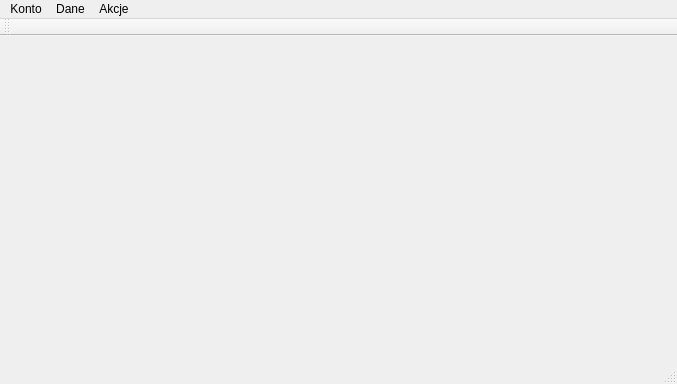
<?xml version="1.0" encoding="UTF-8"?>
<ui version="4.0">
 <class>MainWindow</class>
 <widget class="QMainWindow" name="MainWindow">
  <property name="geometry">
   <rect>
    <x>0</x>
    <y>0</y>
    <width>677</width>
    <height>384</height>
   </rect>
  </property>
  <property name="windowTitle">
   <string>Biblioteka</string>
  </property>
  <widget class="QWidget" name="centralWidget"/>
  <widget class="QMenuBar" name="menuBar">
   <property name="geometry">
    <rect>
     <x>0</x>
     <y>0</y>
     <width>677</width>
     <height>21</height>
    </rect>
   </property>
   <widget class="QMenu" name="menuKonto">
    <property name="title">
     <string>Konto</string>
    </property>
    <addaction name="actionInformacje_o_koncie"/>
    <addaction name="separator"/>
    <addaction name="actionOd_wie_po_czenie"/>
    <addaction name="actionWyloguj"/>
    <addaction name="actionWyloguj_i_wyjd"/>
   </widget>
   <widget class="QMenu" name="menuDane">
    <property name="title">
     <string>Dane</string>
    </property>
    <addaction name="actionKsi_ki_3"/>
    <addaction name="actionCzytelnicy"/>
    <addaction name="separator"/>
    <addaction name="actionKonta"/>
   </widget>
   <widget class="QMenu" name="menuAkcje">
    <property name="title">
     <string>Akcje</string>
    </property>
    <addaction name="actionPo_ycz_ksi_ke"/>
    <addaction name="actionOddaj_ksi_ke"/>
   </widget>
   <addaction name="menuKonto"/>
   <addaction name="menuDane"/>
   <addaction name="menuAkcje"/>
  </widget>
  <widget class="QToolBar" name="mainToolBar">
   <attribute name="toolBarArea">
    <enum>TopToolBarArea</enum>
   </attribute>
   <attribute name="toolBarBreak">
    <bool>false</bool>
   </attribute>
  </widget>
  <widget class="QStatusBar" name="statusBar"/>
  <action name="actionInformacje_o_koncie">
   <property name="text">
    <string>Informacje o koncie</string>
   </property>
  </action>
  <action name="actionWyloguj">
   <property name="text">
    <string>Zaloguj</string>
   </property>
  </action>
  <action name="actionOd_wie_po_czenie">
   <property name="text">
    <string>Odśwież połączenie</string>
   </property>
  </action>
  <action name="actionWyloguj_i_wyjd">
   <property name="text">
    <string>Wyjdź</string>
   </property>
  </action>
  <action name="actionAutorzy_2">
   <property name="text">
    <string>Autorzy</string>
   </property>
  </action>
  <action name="actionKsi_ki_3">
   <property name="text">
    <string>Książki</string>
   </property>
  </action>
  <action name="actionCzytelnicy_3">
   <property name="text">
    <string>Czytelnicy</string>
   </property>
  </action>
  <action name="actionKonta">
   <property name="text">
    <string>Konta</string>
   </property>
  </action>
  <action name="actionPo_ycz_ksi_ke">
   <property name="text">
    <string>Pożycz książke</string>
   </property>
  </action>
  <action name="actionOddaj_ksi_ke">
   <property name="text">
    <string>Oddaj książke</string>
   </property>
  </action>
  <action name="actionCzytelnicy">
   <property name="text">
    <string>Czytelnicy</string>
   </property>
  </action>
  <action name="actionKto_zalega_z_ksi_k">
   <property name="text">
    <string>Kto zalega z książką ?</string>
   </property>
  </action>
 </widget>
 <layoutdefault spacing="6" margin="11"/>
 <resources/>
 <connections/>
</ui>
